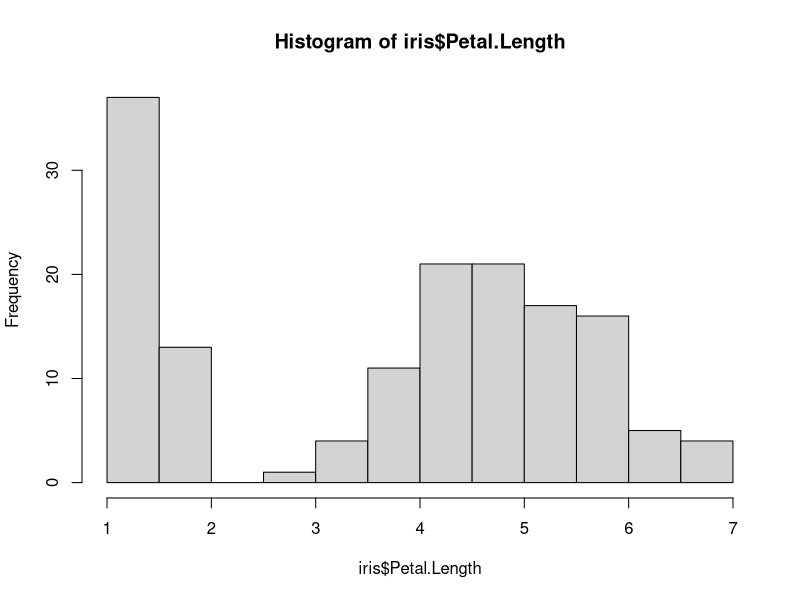
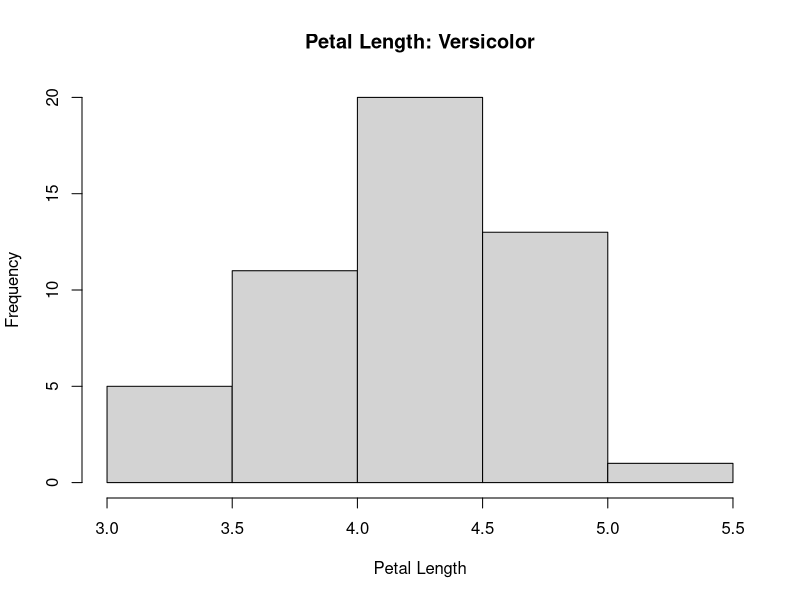
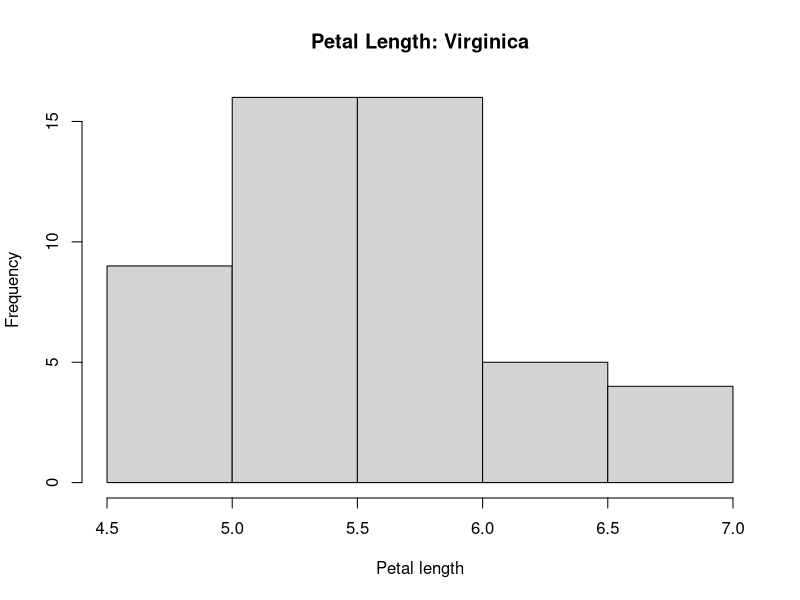
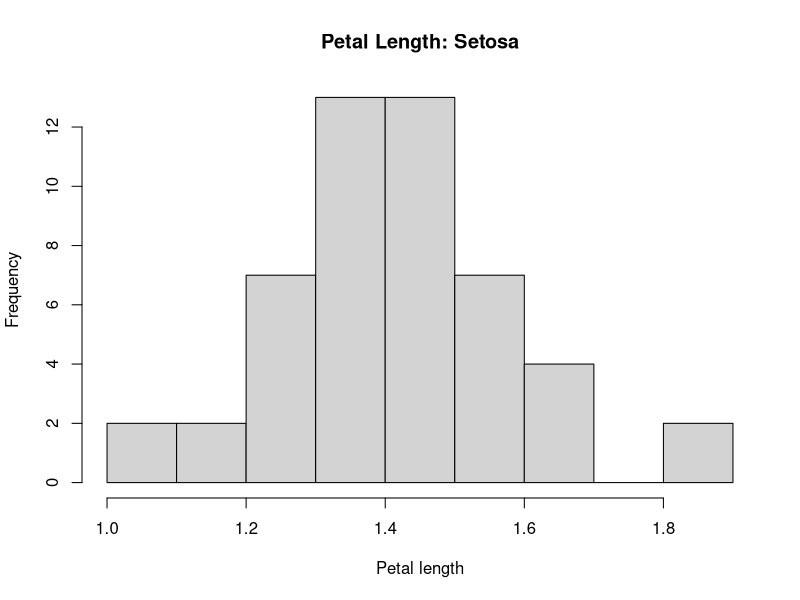
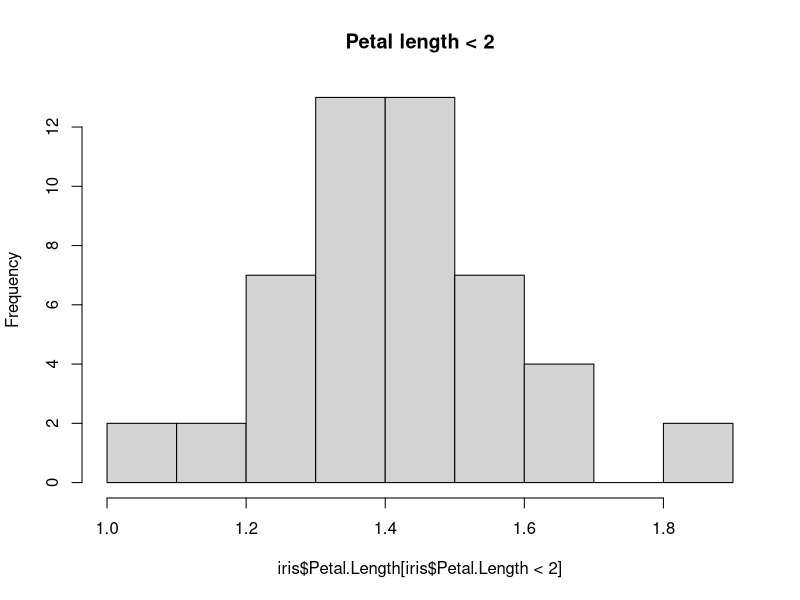
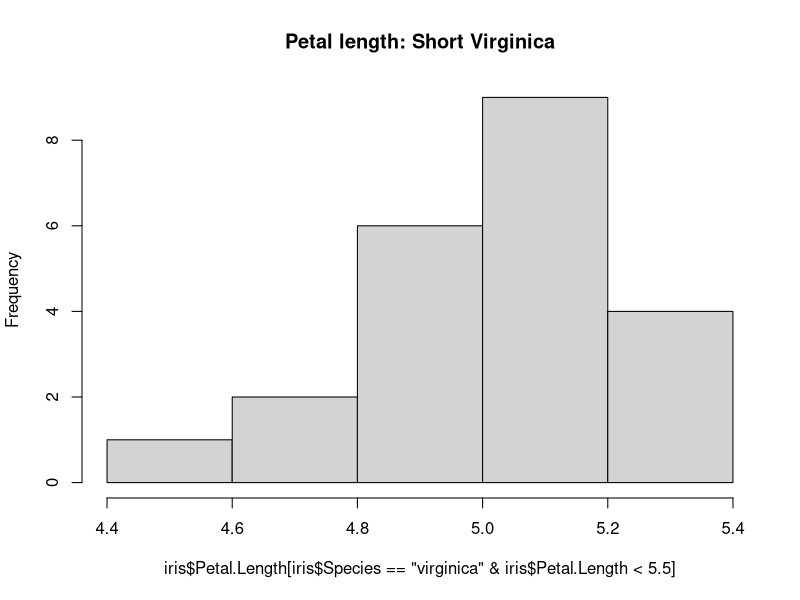
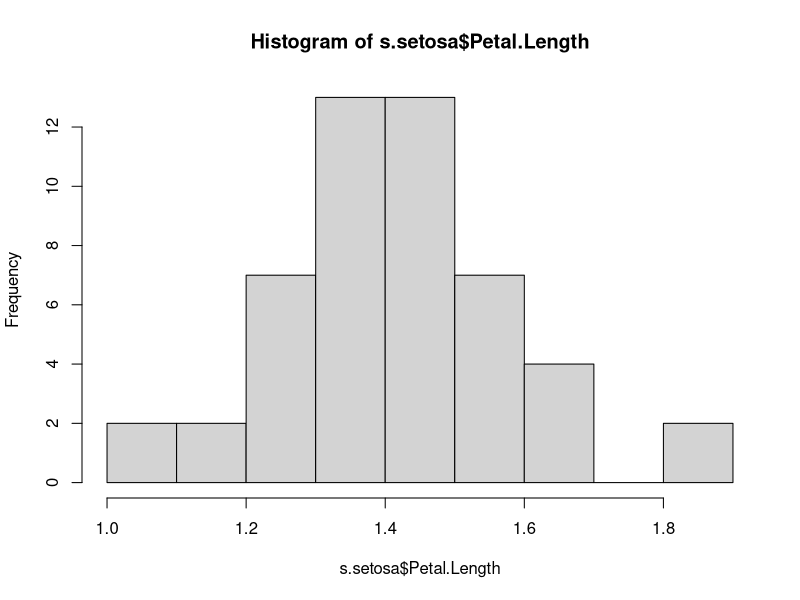
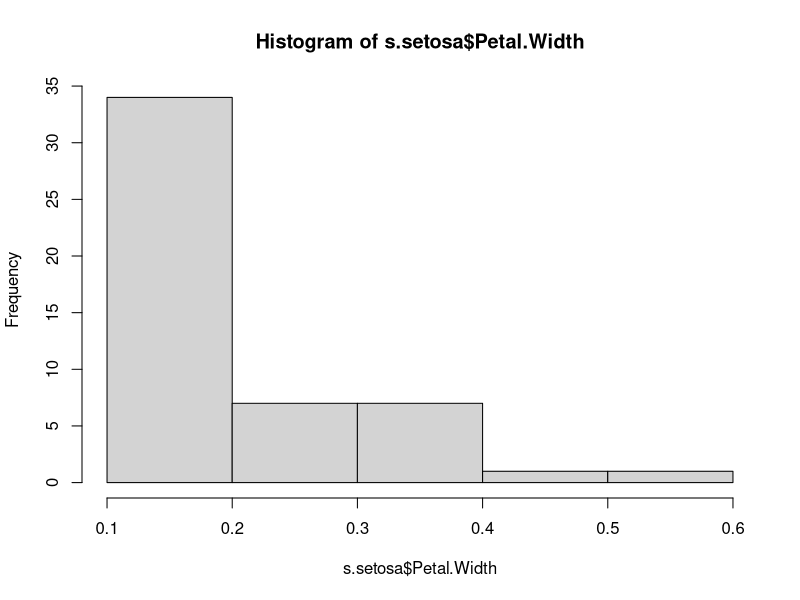

Recreate these plots in R, in order.
library(datasets)

hist(iris$Petal.Length)
summary(iris$Petal.Length)
summary(iris$Species)

#SELECT BY CATEGORY

hist(iris$Petal.Length [iris$Species == "versicolor"],
     main = "Petal Length: Versicolor",
     xlab = "Petal Length" )

hist(iris$Petal.Length [iris$Species == "virginica"],
     main = "Petal Length: Virginica",
     xlab = "Petal length")

hist(iris$Petal.Length [iris$Species == "setosa"],
     main = "Petal Length: Setosa",
     xlab = "Petal length")

#SELECT BY VALUE

#short petals only(all setosa)
hist(iris$Petal.Length [iris$Petal.Length < 2],
     main = "Petal length < 2")

#SELECT MULTIPLE SELECTORS

#short virginica petals only
hist(iris$Petal.Length [iris$Species == "virginica" & iris$Petal.Length < 5.5],
     main = "Petal length: Short Virginica")

#CREATE SUBSAMPLE
# FORMAT: DATA[ROWS, COLUMNS]
#leave rows or columns blank to select all

s.setosa <- iris[iris$Species == "setosa",]

#EXPLORE SUBSAMPLE

head(s.setosa)
summary(s.setosa$Petal.Length)
hist(s.setosa$Petal.Length)
hist(s.setosa$Petal.Width)
